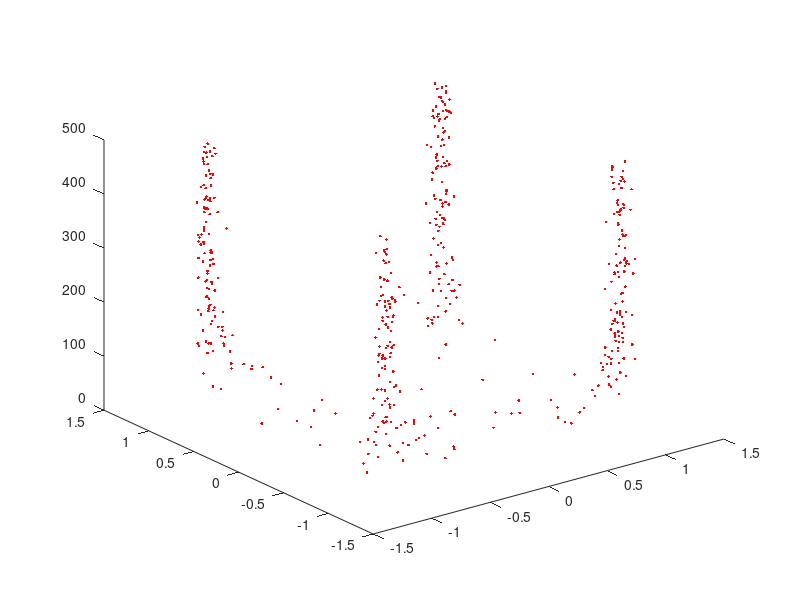

The MATLAB source for this figure: (Note: this script raises an error after producing the figure.)
clear, clc, close all

num_taps = 15; % number of filter taps
num_symt = 500; % number of symbols of training mode (tm)
num_symd = 5000; % number of symbols of control-by-decision mode (dm)
const_sizet = 4; % constellation syze of tm
const_sized = 256; % constellation size of dm

num_ite = num_symt + num_symd; % number of total iterations

SNR = 30; % given signal to noise ratio

mu = 0.4; % given step factor
gama = 10^-6; % 
   
%generating the data signal for training (4QAM) and
%control-by-decision(16QAM)
data_t = randi(const_sizet, num_symt, 1) - 1; 
data_d = randi(const_sized, num_symd, 1) - 1;

% modeling the data with 4QAM and 16QAM

signal_t = qammod(data_t, const_sizet);
signal_d = qammod(data_d, const_sized);

% channel input signal
signal = [signal_t; signal_d];

% channel coefficients
H_num = [0.5 1.2 1.5 -1];
H_den = 1;

% computing channel output
ch_out = filter(H_num, H_den, signal);

% Computing the noise variance for each constellation map for 30db SNR
% Normalization factor QAM sqrt( 2/3(M-1) ), M being the constellation size

n_var_4qam = (norm(H_num).^2* 2/3*(const_sizet-1)) * 10^(-SNR/10);
n_var_16qam = (norm(H_num).^2* 2/3*(const_sized-1)) * 10^(-SNR/10);   

%the noise should be complex and the variance divided for each part (real/imag)
%noise for the training part
noise_t = sqrt(n_var_4qam/2)*(randn(num_symt, 1)+1i*(randn(num_symt, 1)));

%noise for the control by decision part
noise_d = sqrt(n_var_16qam/2)*(randn(num_symd, 1)+1i*(randn(num_symd, 1)));

% computing the equalizer input (adding awgn noise to channel output)
x = ch_out + [noise_t ; noise_d]; 

w = zeros(num_taps, 1); % initialiazing the equalizer taps

eq_out = zeros(1, num_ite); % vector for storage of equalizer outputs
err_vec = zeros(1,num_ite); % vector for error storage

init = zeros(num_taps - 1, 1); % vector for convolution sliding window

% part I: trainning mode.

% it's necessary to wait for a number of samples before perform the
% comparation with the input (section 2.10.4, page 57, Diniz)
% Half of filter length
delay = ceil(num_taps/2);
for k = 1:num_symt  
	inp = [x(k); init];
    init = inp(1:end-1);
    eq_out(k) = w'*inp;
    if(k > delay)
    err_vec(k) = signal(k-delay) - eq_out(k); % Compara o sinal de entrada com saida (adiantado). Por exemplo(sinal(s) 1 com saida (eq_out) 8)
    w = w + mu*conj(err_vec(k))*inp/(inp'*inp+gama);
    end
end

% ploting the equalizer output in time
figure(1)
plot3(real(eq_out(1:num_symt)),imag(eq_out(1:num_symt)),1:num_symt,'r.'); 

% part II: control by decision mode. 

for k = num_symt+1:num_symt+num_symd % É nessessario esperar um momento (amostras) até fazer a comparação com o sinal (Seção 2.10.4 pag.57 Diniz) . Nesse caso 7 ou 8(metade do comprimento do filtro), pois tem comprimento 15.
	inp = [x(k); init];
    init = inp(1:end-1);
    
    eq_out(k) = w'*inp;
   
    d = qam_decisor(eq_out(k), const_sized);
   
    err_vec(k) = d - eq_out(k); 
    w = w + mu*conj(err_vec(k))*inp/(inp'*inp+gama);
    
end

figure(3)
plot3(real(eq_out(num_symt+1:end)),imag(eq_out(num_symt+1:end)),1:num_symd,'r.'); % plota da modulação 256 QAM

figure(4)
semilogy(1:num_ite, conj(err_vec).*err_vec, 'red');
xlabel('plot(e.*e)');
% axis([-1 600 -1 1]);

